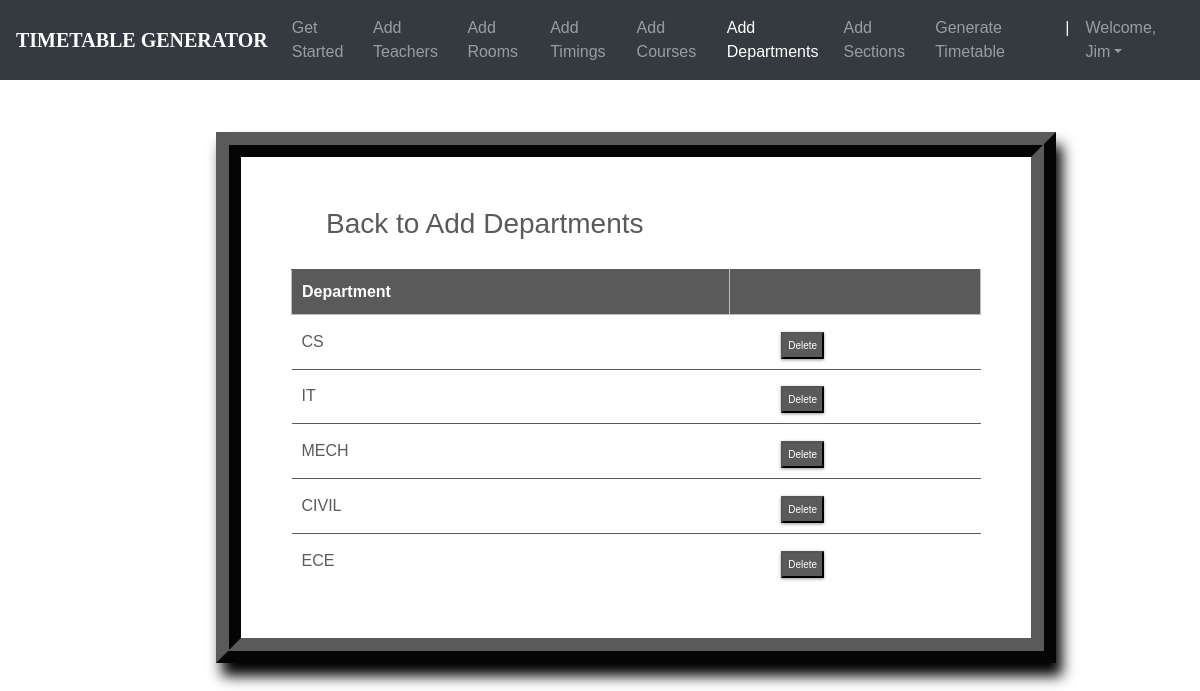
The app's page /departments_list/ (signed in) with its own data.
### ttgen/models.py (models this page shows, shortened)
class Department(models.Model):
    dept_name = models.CharField(max_length=50)
    courses = models.ManyToManyField(Course)

### ttgen/views.py (the view)
# urls.py: path('departments_list/', views.department_list, name='editdepartment'),
@login_required
def department_list(request):
    context = {
        'departments': Department.objects.all()
    }
    return render(request, 'deptlist.html', context)

### templates/deptlist.html (shortened to what this page needs)
<!DOCTYPE html>
<html lang="en">
<head>
	<link rel="stylesheet" href="https://maxcdn.bootstrapcdn.com/bootstrap/4.0.0/css/bootstrap.min.css">
    <link rel="stylesheet" type="text/css" href="static/css/index.css">
</head>
<body>
        <header>
			<nav class="navbar navbar-expand-md navbar-dark fixed-top bg-dark">
                <a class="navbar-brand" href="#"><b>TIMETABLE GENERATOR</b></a>
                <div class="collapse navbar-collapse" id="navbarCollapse">
                    <ul class="navbar-nav ml-auto">
                    <li class="nav-item">
                        <a class="nav-link" href="{% url 'admindash' %}">Get Started</a>
                    </li>
                    <li class="nav-item">
                        <a class="nav-link" href="{% url 'addInstructors' %}">Add Teachers</a>
                    </li>
                    <li class="nav-item">
                        <a class="nav-link" href="{% url 'addRooms' %}">Add Rooms</a>
                    </li>
                    <li class="nav-item">
		                <a class="nav-link" href="{% url 'addTimings' %}">Add Timings</a>
		            </li>
                    <li class="nav-item">
                        <a class="nav-link" href="{% url 'addCourses' %}">Add Courses</a>
                    </li>
                    <li class="nav-item active">
			            <a class="nav-link" href="{% url 'addDepts' %}">Add Departments</a>
		            </li>
                    <li class="nav-item">
			            <a class="nav-link" href="{% url 'addSections' %}">Add Sections</a>
		            </li>
                    <li class="nav-item">
			            <a class="nav-link" href="{% url 'generate' %}">Generate Timetable</a>
		            </li>
                    <li class="nav-item active">
			            <a class="nav-link">|</a>
		            </li>
                    <li class="nav-item dropdown">
		                <a class="nav-link dropdown-toggle" href="#" id="dropdown03" data-toggle="dropdown" aria-haspopup="true" aria-expanded="false">Welcome, {{ user.first_name }}</a>
		            </li>
                    </ul>
                </div>
            </nav>
        </header>
        {% block content %}
        {% load static %}
        <br><br>
<fieldset class="fieldset">
    <a href="{% url 'addDepts'%}"><h1 class="tablink" onclick="openPage('new')" id="defaultOpen">Back to Add Departments</h1></a>
    <div class="tabcontent" id="edit">
        <table class="table1">
            <thead>
            <tr class="table-headers">
            <th>Department</th>
            <th  class="empty"></th>
            </tr>
            </thead>
            <tbody>
            {% for dept in departments %}
            <tr>
             <td>{{dept.dept_name}}</td>
             <td class="empty">
                <form action="{% url 'deletedepartment' dept.id %}" method="post">
                        <input type="submit" value="Delete" class="cross">
                </form>
             </td>
             </tr>
            {% endfor %}
            </tbody>
        </table>
    </div>
</fieldset>
{% endblock %}

### static/css/index.css (style rules this page uses)
body { padding-top: 3rem; padding-bottom: 3rem; color: #5a5a5a; font-family: 'Poppins', sans-serif; overflow-x: hidden; }
nav { font-family: sans-serif; }
.navbar-brand { font-size: 20px; font-family: Georgia, 'Times New Roman', Times, serif; }

### templates/deptlist.html (style rules this page uses)
nav { font-family: sans-serif; }
.navbar-brand { font-size: 20px; font-family: Georgia, 'Times New Roman', Times, serif; }
* { margin: 0; padding: 0; box-sizing: border-box; }
html { scroll-behavior: smooth; }
a { text-decoration:none; }
form { margin-top: 3%; margin-left: 18%; margin-right: 12%; }
fieldset h1 { color: #5a5a5a; padding-bottom: 20px; margin-left: 35px; display: inline-block; cursor: pointer; font-size: 28px; }
fieldset input { padding:8px; color: #938c8c }
.table2 td, th { border: 1px solid rgb(190,190,190); padding: 10px 20px; }
.table1 { width: 100%; border-collapse: collapse; text-align: left; overflow: hidden; }
.table1 td, th { border-top: 1px solid #5a5a5a; padding: 10px; }
.table1 th { background-color: #5a5a5a; color: #fff; }
.cross { font-size:10px; box-shadow: 0px 1px 3px 0px #9e9292; padding: 4px 5px; color: #fff; background-color: #5a5a5a; cursor: pointer; }
.fieldset { margin-top: 3%; margin-left: 18%; margin-right: 12%; padding: 50px; border-width: 25px; border-style: ridge; border-color: #5a5a5a; box-shadow: 6px 13px 13px 0px black; background-color: #fff; }

### records on screen
Department: dept_name "CS"
Department: dept_name "IT"
Department: dept_name "MECH"
Department: dept_name "CIVIL"
Department: dept_name "ECE"

### other values on screen
{{ user.first_name }} "Jim"
